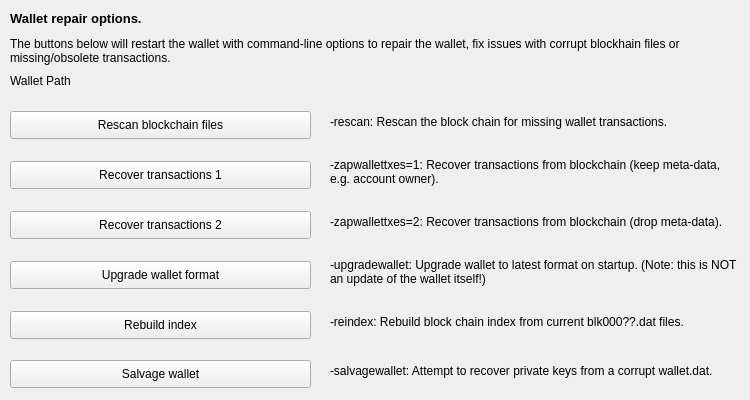
     <widget class="QWidget" name="tab_repair">
      <attribute name="title">
       <string>&amp;Wallet Repair</string>
      </attribute>
      <widget class="QPushButton" name="btn_salvagewallet">
       <property name="enabled">
        <bool>true</bool>
       </property>
       <property name="geometry">
        <rect>
         <x>10</x>
         <y>360</y>
         <width>301</width>
         <height>28</height>
        </rect>
       </property>
       <property name="minimumSize">
        <size>
         <width>180</width>
         <height>28</height>
        </size>
       </property>
       <property name="text">
        <string>Salvage wallet</string>
       </property>
      </widget>
      <widget class="QPushButton" name="btn_rescan">
       <property name="geometry">
        <rect>
         <x>10</x>
         <y>111</y>
         <width>301</width>
         <height>28</height>
        </rect>
       </property>
       <property name="minimumSize">
        <size>
         <width>180</width>
         <height>28</height>
        </size>
       </property>
       <property name="text">
        <string>Rescan blockchain files</string>
       </property>
      </widget>
      <widget class="QPushButton" name="btn_zapwallettxes1">
       <property name="geometry">
        <rect>
         <x>10</x>
         <y>161</y>
         <width>301</width>
         <height>28</height>
        </rect>
       </property>
       <property name="minimumSize">
        <size>
         <width>180</width>
         <height>28</height>
        </size>
       </property>
       <property name="text">
        <string>Recover transactions 1</string>
       </property>
      </widget>
      <widget class="QPushButton" name="btn_zapwallettxes2">
       <property name="geometry">
        <rect>
         <x>10</x>
         <y>211</y>
         <width>301</width>
         <height>28</height>
        </rect>
       </property>
       <property name="minimumSize">
        <size>
         <width>180</width>
         <height>28</height>
        </size>
       </property>
       <property name="text">
        <string>Recover transactions 2</string>
       </property>
      </widget>
      <widget class="QPushButton" name="btn_upgradewallet">
       <property name="geometry">
        <rect>
         <x>10</x>
         <y>261</y>
         <width>301</width>
         <height>28</height>
        </rect>
       </property>
       <property name="minimumSize">
        <size>
         <width>180</width>
         <height>28</height>
        </size>
       </property>
       <property name="text">
        <string>Upgrade wallet format</string>
       </property>
      </widget>
      <widget class="QLabel" name="label_repair_helptext">
       <property name="geometry">
        <rect>
         <x>10</x>
         <y>30</y>
         <width>711</width>
         <height>41</height>
        </rect>
       </property>
       <property name="font">
        <font>
         <weight>50</weight>
         <bold>false</bold>
        </font>
       </property>
       <property name="text">
        <string>The buttons below will restart the wallet with command-line options to repair the wallet, fix issues with corrupt blockhain files or missing/obsolete transactions.</string>
       </property>
       <property name="wordWrap">
        <bool>true</bool>
       </property>
      </widget>
      <widget class="QLabel" name="label_repair_salvage">
       <property name="enabled">
        <bool>true</bool>
       </property>
       <property name="geometry">
        <rect>
         <x>330</x>
         <y>350</y>
         <width>411</width>
         <height>41</height>
        </rect>
       </property>
       <property name="text">
        <string>-salvagewallet: Attempt to recover private keys from a corrupt wallet.dat.</string>
       </property>
       <property name="wordWrap">
        <bool>true</bool>
       </property>
      </widget>
      <widget class="QLabel" name="label_repair_rescan">
       <property name="geometry">
        <rect>
         <x>330</x>
         <y>101</y>
         <width>411</width>
         <height>41</height>
        </rect>
       </property>
       <property name="text">
        <string>-rescan: Rescan the block chain for missing wallet transactions.</string>
       </property>
       <property name="wordWrap">
        <bool>true</bool>
       </property>
      </widget>
      <widget class="QLabel" name="label_repair_zap1">
       <property name="geometry">
        <rect>
         <x>330</x>
         <y>151</y>
         <width>411</width>
         <height>41</height>
        </rect>
       </property>
       <property name="text">
        <string>-zapwallettxes=1: Recover transactions from blockchain (keep meta-data, e.g. account owner).</string>
       </property>
       <property name="wordWrap">
        <bool>true</bool>
       </property>
      </widget>
      <widget class="QLabel" name="label_repair_zap2">
       <property name="geometry">
        <rect>
         <x>330</x>
         <y>201</y>
         <width>411</width>
         <height>41</height>
        </rect>
       </property>
       <property name="text">
        <string>-zapwallettxes=2: Recover transactions from blockchain (drop meta-data).</string>
       </property>
       <property name="wordWrap">
        <bool>true</bool>
       </property>
      </widget>
      <widget class="QLabel" name="label_repair_upgrade">
       <property name="geometry">
        <rect>
         <x>330</x>
         <y>251</y>
         <width>411</width>
         <height>41</height>
        </rect>
       </property>
       <property name="text">
        <string>-upgradewallet: Upgrade wallet to latest format on startup. (Note: this is NOT an update of the wallet itself!)</string>
       </property>
       <property name="wordWrap">
        <bool>true</bool>
       </property>
      </widget>
      <widget class="QLabel" name="label_repair_header">
       <property name="geometry">
        <rect>
         <x>10</x>
         <y>10</y>
         <width>711</width>
         <height>16</height>
        </rect>
       </property>
       <property name="font">
        <font>
         <pointsize>10</pointsize>
         <weight>75</weight>
         <bold>true</bold>
        </font>
       </property>
       <property name="text">
        <string>Wallet repair options.</string>
       </property>
       <property name="wordWrap">
        <bool>true</bool>
       </property>
      </widget>
      <widget class="QPushButton" name="btn_reindex">
       <property name="geometry">
        <rect>
         <x>10</x>
         <y>311</y>
         <width>301</width>
         <height>28</height>
        </rect>
       </property>
       <property name="minimumSize">
        <size>
         <width>180</width>
         <height>28</height>
        </size>
       </property>
       <property name="text">
        <string>Rebuild index</string>
       </property>
      </widget>
      <widget class="QLabel" name="label_repair_reindex">
       <property name="geometry">
        <rect>
         <x>330</x>
         <y>301</y>
         <width>411</width>
         <height>41</height>
        </rect>
       </property>
       <property name="text">
        <string>-reindex: Rebuild block chain index from current blk000??.dat files.</string>
       </property>
       <property name="wordWrap">
        <bool>true</bool>
       </property>
      </widget>
      <widget class="QLabel" name="wallet_path">
       <property name="geometry">
        <rect>
         <x>10</x>
         <y>70</y>
         <width>731</width>
         <height>21</height>
        </rect>
       </property>
       <property name="text">
        <string>Wallet Path</string>
       </property>
      </widget>
     </widget>
